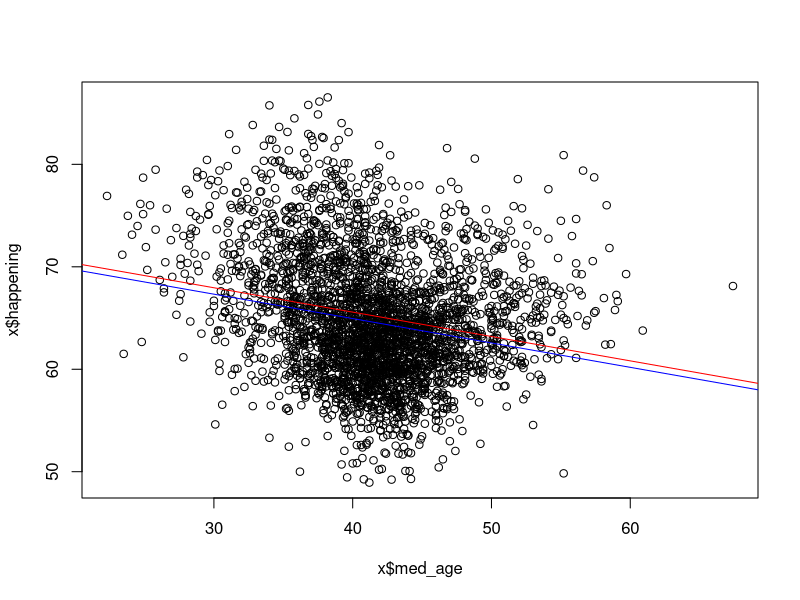
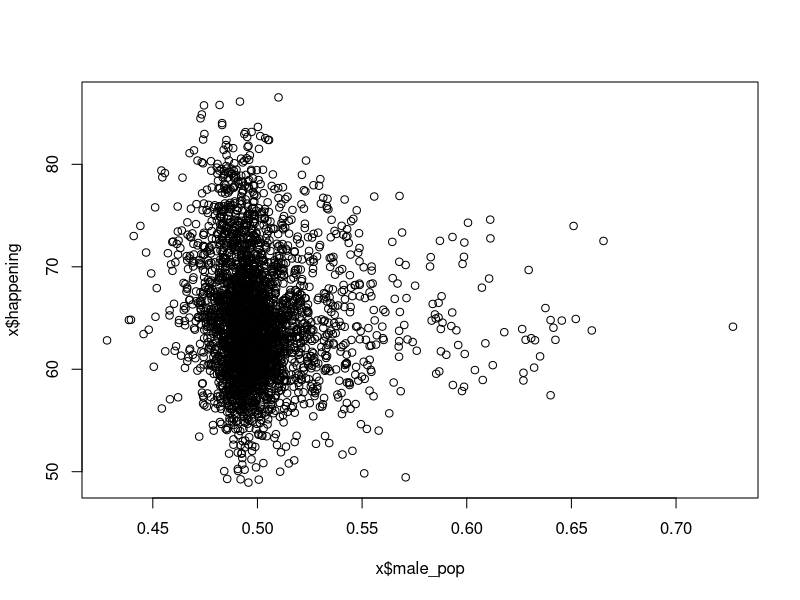
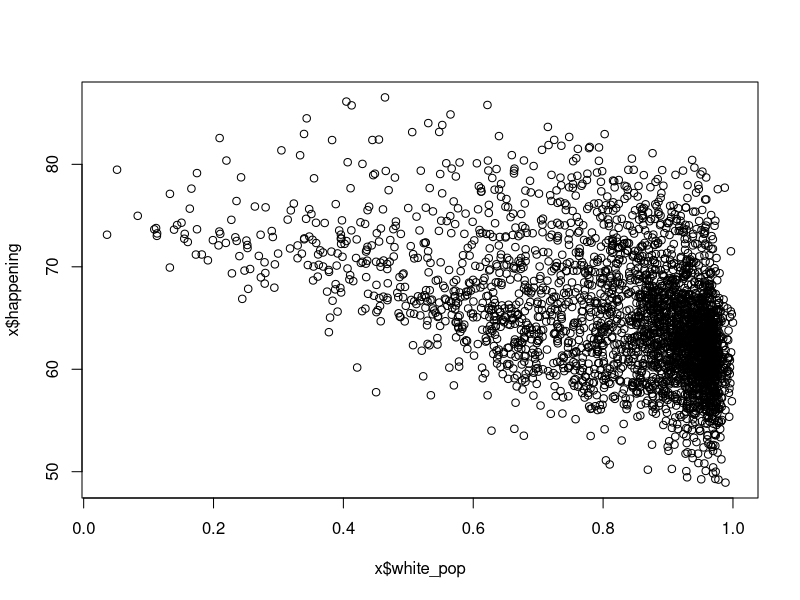
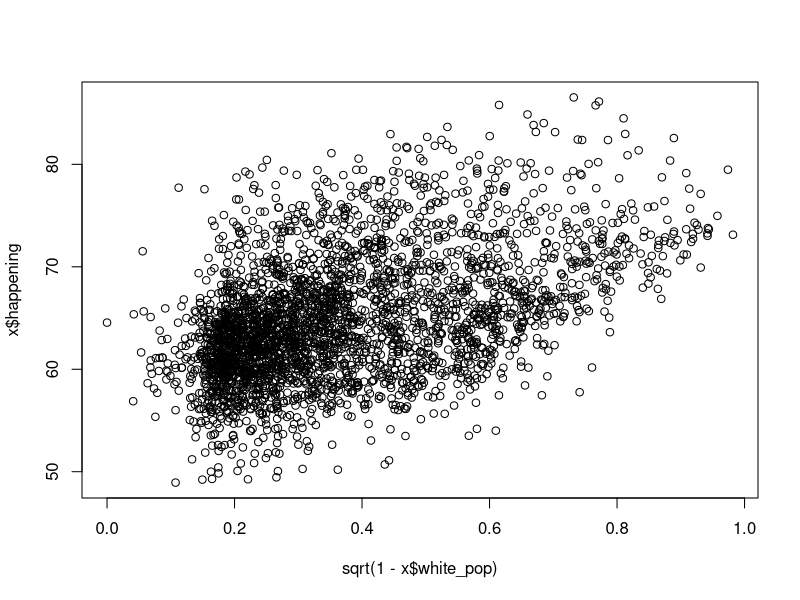
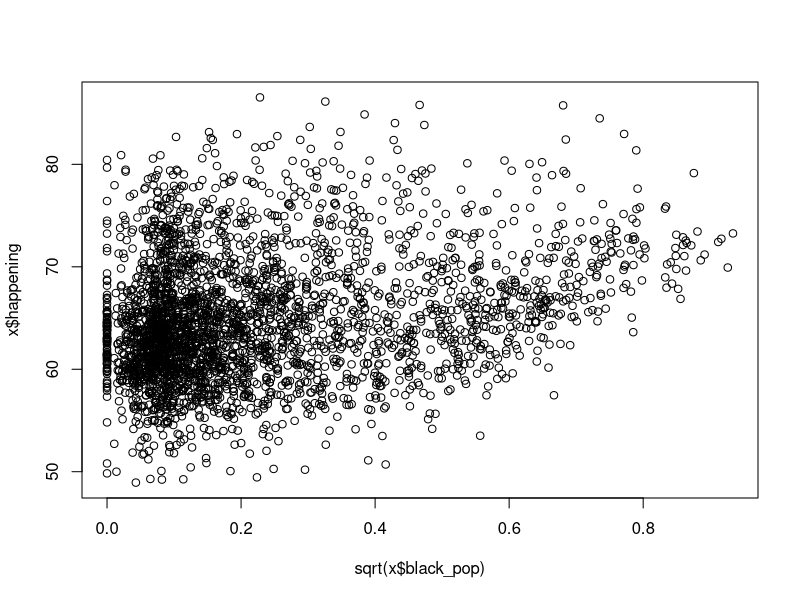
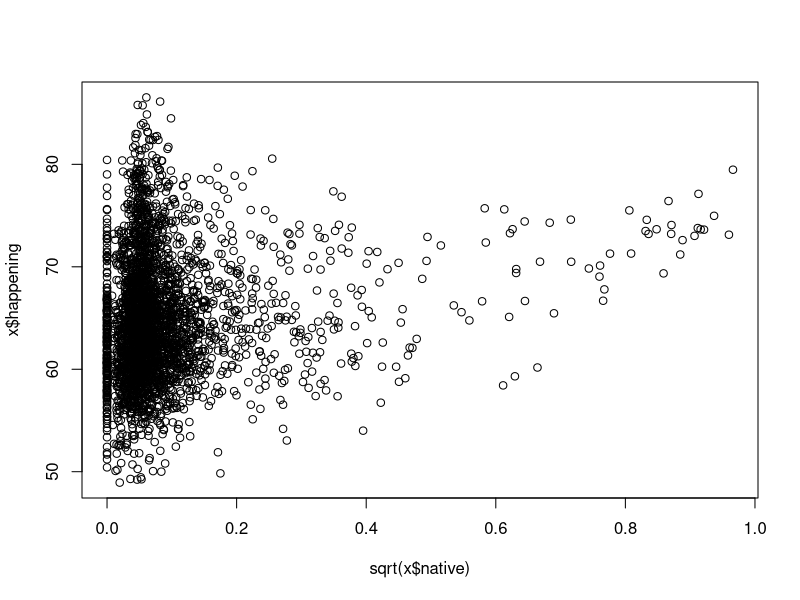
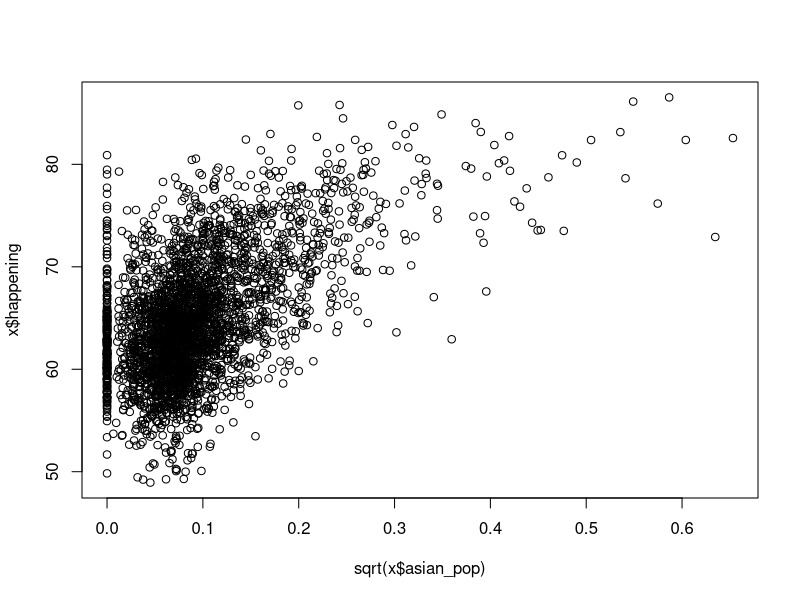
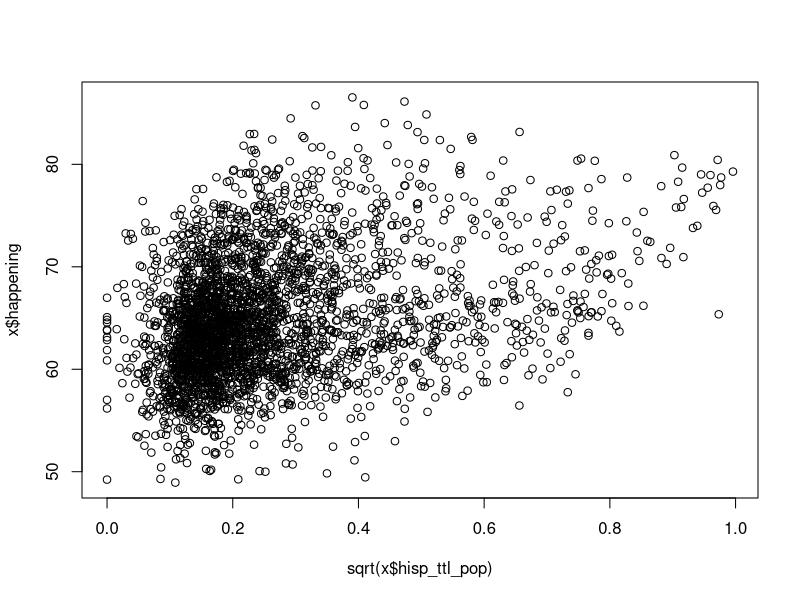

Recreate these plots in R, in order.
# The purpose of this script is to merge the processed data sets together and
# identify the covariates among those I collected that seem predictive of
# climate change belief.

rm(list = ls())

# ---- Read in processed data and merge them together, one row per county ----
x <- read.csv("./processed_data/ycom_cleaned.csv", header = T)
x <- merge(read.csv("./processed_data/election2020_cleaned.csv", header = T),
           x[, !names(x) %in% c("county", "state")], by = c("c_fips", "s_fips"),
           all.y = T)
x <- merge(read.csv("./processed_data/fema_weather_cleaned.csv", header = T),
           x[, !names(x) %in% c("county", "state")], by = c("c_fips", "s_fips"),
           all.y = T)
x <- merge(read.csv("./processed_data/census_data_cleaned.csv", header = T),
           x[, !names(x) %in% c("county", "state")], by = c("c_fips", "s_fips"),
           all.y = T)

# ----------------- CENSUS DATA VARIABLE SELECTION, CLEANING -----------------

# Turn count variables into proportions (except for the total population count
# of each county)
x$male_pop <- x$male_pop / x$ttl_pop
x <- x[, !names(x) == "female_pop"]  # Can be deduced from male_pop

# Dropping gender specific median ages - I think median age alone will be
# enough. Interesting that gender has a tiny influence but not seeing anything
# that convincing when I look at proportion of male population alone.
plot(x$med_age, x$happening)
abline(lm(happening ~ male_med_age, data = x), col = "blue")
abline(lm(happening ~ female_med_age, data = x), col = "red")

plot(x$male_pop, x$happening)

x <- x[, !names(x) %in% c("male_med_age", "female_med_age", "male_pop")]

# Calculate county proportions by race rather than raw counts
x$white_pop <- x$white_pop / x$ttl_pop
x$black_pop <- x$black_pop / x$ttl_pop
x$native_pop <- x$native_pop / x$ttl_pop
x$asian_pop <- x$asian_pop / x$ttl_pop
x$hisp_ttl_pop <- x$hisp_ttl_pop / x$ttl_pop
x$pacific_pop <- x$pacific_pop / x$ttl_pop
x$other_race_pop <- x$other_race_pop / x$ttl_pop
x$mult_race_pop <- x$mult_race_pop / x$ttl_pop

# I don't want to include too many of these...the most predictive ones look
# like sqrt of non-white population, Asian population and Hispanic population
# (Using sqrt instead of log because I won't want log(0) happening for
# any modeling later)
plot(x$white_pop, x$happening)
plot(sqrt(1 - x$white_pop), x$happening) # sqrt of proportion of not-White pop
plot(sqrt(x$black_pop), x$happening)
plot(sqrt(x$native), x$happening)
plot(sqrt(x$asian_pop), x$happening)
plot(sqrt(x$hisp_ttl_pop), x$happening)
plot(sqrt(x$pacific_pop), x$happening)
plot(sqrt(x$other_race_pop), x$happening)
plot(sqrt(x$mult_race_pop), x$happening)

x$non_white_pop <- 1 - x$white_pop

drop_cols <- c("black_pop", "native_pop",
               "pacific_pop", "other_race_pop", "mult_race_pop",
               "white_nonhisp_pop", "black_hisp_pop",
               "white_hisp_pop", "white_pop")

x <- x[, !names(x) %in% drop_cols]

# I expect this to be predictive and also tied to living nearer to the coasts
plot(log(x$med_income), x$happening)

# Don't want total population counts for matching, just proportions
x <- x[, !names(x) %in% c("ttl_pop", "ttl_votes")]



# ----------------- WEATHER DATA VARIABLE SELECTION, CLEANING -----------------

# Replace weather flag NA values resulting from merge with FALSE
weath_cols <- grep("any_weather|hurricane", names(x))
x[, weath_cols] <- as.data.frame(sapply(x[, weath_cols], function(a){
  ifelse(is.na(a), FALSE, a) }))

# Interested in counties where extreme weather occured as closely as possible
# to the time of the survey, but also where it wouldn't be a fluke (more than
# two other extreme events happened in the last 5 years)
x$weather_flag <- x$any_weather_2019 & (x$any_weather_2018 +
                                          x$any_weather_2017 +
                                          x$any_weather_2016 +
                                          x$any_weather_2015 >= 2)

sum(x$weather_flag) / nrow(x)

# Same logic but specifically wit hurricanes - might not end up using this but
# could be interesting
x$hurricane_flag <- x$hurricane_2019 & (x$hurricane_2018 +
                                        x$hurricane_2017 +
                                        x$hurricane_2016 +
                                        x$hurricane_2015 >= 2)
sum(x$hurricane_flag) / nrow(x)

# Drop other weather variables
x <- x[, -weath_cols]


# ---------------- ELECTION DATA VARIABLE SELECTION, CLEANING ----------------

# Dropping proportion of votes to "other" party - I don't really expect to see
# much effect from proportions other than major 2-parties (though maybe Green?
# but their share is so tiny in all counties). Even if "other" appeared to
# have an effect, it wouldn't be interpretable. 
x <- x[, names(x) != "prop_other"]
plot(x$prop_dem, x$happening) # This makes sense based on what we know about
# the world...
plot(x$prop_rep, x$happening)

# Looks to maybe be a positive relationship as I'd expect, but the proportions
# are tiny. Nowhere near as predictive as democrat v. republican.
plot(log(x$prop_green), x$happening)
plot(log(x$prop_lib), x$happening) # Not convincing

x <- x[, !names(x) %in% c("prop_green", "prop_lib")]

# Create red state/blue state indicator - just out of curiosity want to see
# how much political leaning alone can predict climate change belief
x$poli_lean <- ifelse(x$prop_dem > x$prop_rep, "blue", "red")
hist(x$prop_dem)

# Fairly normal, don't think this will require any transforms
hist(x$happening, breaks = 50)
table(x$poli_lean) 

# Start with super basic ANOVA test
tapply(x$happening, x$poli_lean, mean)  # Checks out! 
basic_lm <- lm(happening ~ poli_lean, data = x)
summary(basic_lm)

# -------------------------------- SAVE FILE --------------------------------

# Before saving, checking for NA values...
# Recall that I was unable to get election data for Alaska at the proper
# county level to match with the Census, plus one Hawaii county. Drop these.
sapply(x, function(a){sum(is.na(a))})
x <- x[!is.na(x$prop_dem), ]

write.csv(x, "./processed_data/merged_data.csv", row.names = F)

